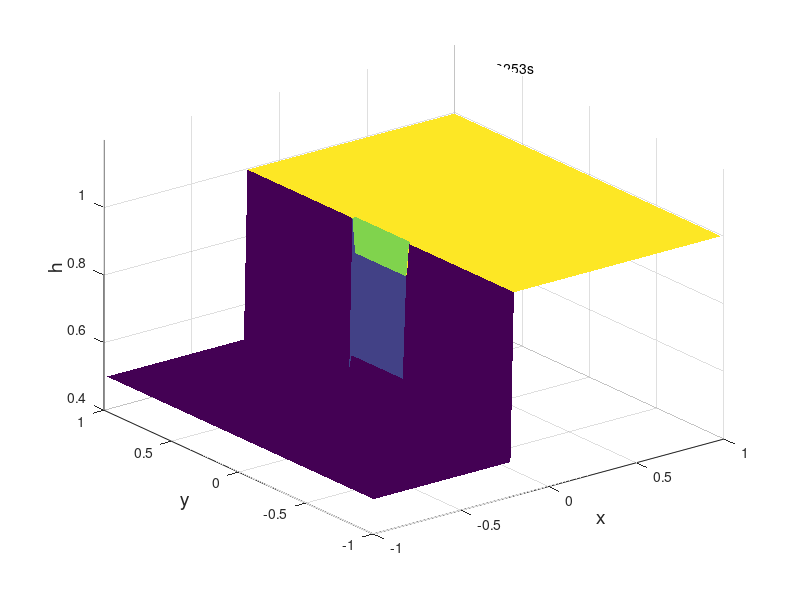

This figure's MATLAB source: (Note: this script raises an error after producing the figure.)
clear;
clc;
close all;

%Inputs
N = 100;     
Nx = N;     %number of cells in x direction
Ny = N;     %number of cells in y direction
Nx_edges = Nx +1; %Number of cell edges
Ny_edges = Ny +1;
Lx1 = -1;   %range of domain in x direction
Lx2 = 1;
Ly1 = -1;   %range of domain in y direction
Ly2 = 1;
CFL = 0.8;
g = 10;
tmax = 0.5; %end time of the simulation

%Cell edges 
x_edges = linspace(Lx1,Lx2,Nx_edges);
y_edges = linspace(Ly1,Ly2,Ny_edges);
dx = x_edges(2)-x_edges(1);
dy = y_edges(2)-y_edges(1);

%Cell centers,Nx, Ny
x_centers = Lx1+dx/2 : dx : Lx2;
y_centers = Ly1+dy/2 : dy : Ly2;

[X,Y] = meshgrid(x_centers,y_centers);

domain = ones(Nx,Ny);   %Additional matrix to determine the computational domain.

f1_edges = zeros(Ny,Nx+1);
f2_edges = zeros(Ny,Nx+1);
f3_edges = zeros(Ny,Nx+1);
g1_edges = zeros(Ny+1,Nx);
g2_edges = zeros(Ny+1,Nx);
g3_edges = zeros(Ny+1,Nx);
df1_edges = zeros(Ny,Nx);
df2_edges = zeros(Ny,Nx);
df3_edges = zeros(Ny,Nx);
dg1_edges = zeros(Ny,Nx);
dg2_edges = zeros(Ny,Nx);
dg3_edges = zeros(Ny,Nx);
h = zeros(Ny,Nx);
u = zeros(Ny,Nx);
v = zeros(Ny,Nx);


%Filter out regions between -0.2 < x < 0.2 and y > 0.2 or y < -0.2, set the
%element of "domain" to 0.
for i = 1:Nx
    for j = 1:Ny
        if X(j,i)>-0.2 && X(j,i)<0.2 && (Y(j,i)<-0.2 || Y(j,i)>0.2)
            domain(j,i) = 0;
        else
        end
    end
end

%Initialize
t = 0;
for i=1:Nx
    for j=1:Ny
        if X(j,i) < -0.2
            h(j,i) = 0.5;
            u(j,i) = 0;
            v(j,i) = 0;
        else
            h(j,i) = 1;
            u(j,i) = 0;
            v(j,i) = 0;
        end
    end
end

U1_new = h;
U2_new = h.*u;
U3_new = h.*v;
F1 = h.*u;
F2 = h.*u.^2+1/2*g*h.^2;
F3 = h.*u.*v;
G1 = h.*v;
G2 = h.*u.*v;
G3 = h.*v.^2+1/2*g*h.^2;

fig = figure;
filename = 'testAnimated.gif';
ind = 1;
while t < tmax
    %Compute global timestep
    dt = CFL/2*min(dx/max(max(abs(u)+sqrt(g*h))) , dy/max(max(abs(v)+sqrt(g*h))));
    if t+dt>tmax
        dt=tmax-t;
    end

    %horizontal fluxes
    for i = 1:Nx+1
        for j = 1:Ny
            if i == 1 %Outflow BC
                f1_edges(j,i) = 1/2*(F1(j,i)+F1(j,i))-dx/2/2/dt*CFL*(U1_new(j,i)-U1_new(j,i)); 
                f2_edges(j,i) = 1/2*(F2(j,i)+F2(j,i))-dx/2/2/dt*CFL*(U2_new(j,i)-U2_new(j,i));
                f3_edges(j,i) = 1/2*(F3(j,i)+F3(j,i))-dx/2/2/dt*CFL*(U3_new(j,i)-U3_new(j,i));
            elseif i == Nx+1 %Right Wall u_g = -u_r ->F1,F3,U2 -ve
                f1_edges(j,i) = 1/2*(F1(j,i-1)-F1(j,i-1))-dx/2/2/dt*CFL*(U1_new(j,i-1)-U1_new(j,i-1));
                f2_edges(j,i) = 1/2*(F2(j,i-1)+F2(j,i-1))-dx/2/2/dt*CFL*(-U2_new(j,i-1)-U2_new(j,i-1));
                f3_edges(j,i) = 1/2*(F3(j,i-1)-F3(j,i-1))-dx/2/2/dt*CFL*(U3_new(j,i-1)-U3_new(j,i-1));
            elseif domain(j,i-1) == 1 && domain(j,i) == 0 %Right Wall (x = -0.2)
                f1_edges(j,i) = 1/2*(F1(j,i-1)-F1(j,i-1))-dx/2/2/dt*CFL*(U1_new(j,i-1)-U1_new(j,i-1));
                f2_edges(j,i) = 1/2*(F2(j,i-1)+F2(j,i-1))-dx/2/2/dt*CFL*(-U2_new(j,i-1)-U2_new(j,i-1));
                f3_edges(j,i) = 1/2*(F3(j,i-1)-F3(j,i-1))-dx/2/2/dt*CFL*(U3_new(j,i-1)-U3_new(j,i-1));
            elseif domain(j,i-1) == 0 && domain(j,i) == 0
                f1_edges(j,i) = 0; 
                f2_edges(j,i) = 0;
                f3_edges(j,i) = 0;
            elseif domain(j,i-1) == 0 && domain(j,i) == 1 %Left Wall (x = 0.2)
                f1_edges(j,i) = 1/2*(-F1(j,i)+F1(j,i))-dx/2/2/dt*CFL*(U1_new(j,i)-U1_new(j,i));
                f2_edges(j,i) = 1/2*(F2(j,i)+F2(j,i))-dx/2/2/dt*CFL*(U2_new(j,i)+U2_new(j,i));
                f3_edges(j,i) = 1/2*(-F3(j,i)+F3(j,i))-dx/2/2/dt*CFL*(U3_new(j,i)-U3_new(j,i)); 
            else
                f1_edges(j,i) = 1/2*(F1(j,i-1)+F1(j,i))-dx/2/2/dt*CFL*(U1_new(j,i)-U1_new(j,i-1));
                f2_edges(j,i) = 1/2*(F2(j,i-1)+F2(j,i))-dx/2/2/dt*CFL*(U2_new(j,i)-U2_new(j,i-1));
                f3_edges(j,i) = 1/2*(F3(j,i-1)+F3(j,i))-dx/2/2/dt*CFL*(U3_new(j,i)-U3_new(j,i-1));           
            end
        end
    end

    for j = 1:Ny+1
        for i = 1:Nx
            if j == 1 && domain(j,i) == 1 %Wall
                g1_edges(j,i) = 1/2*(-G1(j,i)+G1(j,i))-dy/2/2/dt*CFL*(U1_new(j,i)-U1_new(j,i));
                g2_edges(j,i) = 1/2*(-G2(j,i)+G2(j,i))-dy/2/2/dt*CFL*(U2_new(j,i)-U2_new(j,i));
                g3_edges(j,i) = 1/2*(G3(j,i)+G3(j,i))-dy/2/2/dt*CFL*(U3_new(j,i)+U3_new(j,i));
            elseif j == 1 && domain(j,i) == 0 
                g1_edges(j,i) = 0;
                g2_edges(j,i) = 0;
                g3_edges(j,i) = 0;
            elseif j == Ny+1 && domain(j-1,i) == 1 %Wall
                g1_edges(j,i) = 1/2*(G1(j-1,i)-G1(j-1,i))-dy/2/2/dt*CFL*(U1_new(j-1,i)-U1_new(j-1,i));
                g2_edges(j,i) = 1/2*(G2(j-1,i)-G2(j-1,i))-dy/2/2/dt*CFL*(U2_new(j-1,i)-U2_new(j-1,i));
                g3_edges(j,i) = 1/2*(G3(j-1,i)+G3(j-1,i))-dy/2/2/dt*CFL*(-U3_new(j-1,i)-U3_new(j-1,i));
            elseif j == Ny+1 && domain(j-1,i) == 0
                g1_edges(j,i) = 0;
                g2_edges(j,i) = 0;
                g3_edges(j,i) = 0;
            elseif domain(j-1,i) == 1 && domain(j,i) == 0 %Wall (y = -0.2)
                g1_edges(j,i) = 1/2*(G1(j-1,i)-G1(j-1,i))-dy/2/2/dt*CFL*(U1_new(j-1,i)-U1_new(j-1,i));
                g2_edges(j,i) = 1/2*(G2(j-1,i)-G2(j-1,i))-dy/2/2/dt*CFL*(U2_new(j-1,i)-U2_new(j-1,i));
                g3_edges(j,i) = 1/2*(G3(j-1,i)+G3(j-1,i))-dy/2/2/dt*CFL*(-U3_new(j-1,i)-U3_new(j-1,i));
            elseif domain(j-1,i) == 0 && domain(j,i) == 0
                g1_edges(j,i) = 0;
                g2_edges(j,i) = 0;
                g3_edges(j,i) = 0;
            elseif domain(j-1,i) == 0 && domain(j,i) == 1 %Wall (y = 0.2)
                g1_edges(j,i) = 1/2*(-G1(j,i)+G1(j,i))-dy/2/2/dt*CFL*(U1_new(j,i)-U1_new(j,i));
                g2_edges(j,i) = 1/2*(-G2(j,i)+G2(j,i))-dy/2/2/dt*CFL*(U2_new(j,i)-U2_new(j,i));
                g3_edges(j,i) = 1/2*(G3(j,i)+G3(j,i))-dy/2/2/dt*CFL*(U3_new(j,i)+U3_new(j,i));
            else
                g1_edges(j,i) = 1/2*(G1(j-1,i)+G1(j,i))-dy/2/2/dt*CFL*(U1_new(j,i)-U1_new(j-1,i));
                g2_edges(j,i) = 1/2*(G2(j-1,i)+G2(j,i))-dy/2/2/dt*CFL*(U2_new(j,i)-U2_new(j-1,i));
                g3_edges(j,i) = 1/2*(G3(j-1,i)+G3(j,i))-dy/2/2/dt*CFL*(U3_new(j,i)-U3_new(j-1,i));
            end
        end
    end

        for i = 1:Nx
            for j = 1:Ny
                if domain(j,i) == 1
                    df1_edges(j,i) = f1_edges(j,i+1)-f1_edges(j,i);
                    df2_edges(j,i) = f2_edges(j,i+1)-f2_edges(j,i);
                    df3_edges(j,i) = f3_edges(j,i+1)-f3_edges(j,i);
                    dg1_edges(j,i) = g1_edges(j+1,i)-g1_edges(j,i);
                    dg2_edges(j,i) = g2_edges(j+1,i)-g2_edges(j,i);
                    dg3_edges(j,i) = g3_edges(j+1,i)-g3_edges(j,i);
                else
                    df1_edges(j,i) = 0;
                    df2_edges(j,i) = 0;
                    df3_edges(j,i) = 0;
                    dg1_edges(j,i) = 0;
                    dg2_edges(j,i) = 0;
                    dg3_edges(j,i) = 0;                
                end
            end
        end
    % Compute new U,h,u,v,F,G
    U1_new = U1_new - dt/dx*df1_edges - dt/dy*dg1_edges;
    U2_new = U2_new - dt/dx*df2_edges - dt/dy*dg2_edges;
    U3_new = U3_new - dt/dx*df3_edges - dt/dy*dg3_edges;

    h = U1_new;
    u = U2_new./U1_new;
    v = U3_new./U1_new;
    
    F1 = h.*u;
    F2 = h.*u.^2+1/2*g*h.^2;
    F3 = h.*u.*v;    
    G1 = h.*v;
    G2 = h.*u.*v;
    G3 = h.*v.^2+1/2*g*h.^2;
    t = t+dt;
    
    s = surf(X,Y,h,'EdgeColor','none');
    axis([-1 1 -1 1 0.4 1.2]);
    xlabel('x','FontSize',14);
    ylabel('y','FontSize',14);
    zlabel('h','FontSize',14);
    text(1.1,1.1,1.1,['t = ',num2str(t,4),'s']);
    drawnow 
      % Capture the plot as an image 
      frame = getframe(fig); 
      im = frame2im(frame); 
      [imind,cm] = rgb2ind(im,256); 
      % Write to the GIF File 
      if ind == 1
          imwrite(imind,cm,filename,'gif', 'Loopcount',inf); 
      else 
          imwrite(imind,cm,filename,'gif','WriteMode','append','DelayTime',dt); 
      end 
    ind = ind + 1;
    %pause(dt);
end

for i=1:Nx
    for j=1:Ny
        if domain(j,i) == 0
            h(j,i) = NaN;
            u(j,i) = NaN;
            v(j,i) = NaN;
        else
        end
    end
end

%display maximum and minimum results
hmax = max(h(:));
umax = max(u(:));
vmax = max(v(:));
hmin = min(h(:));
umin = min(u(:));
vmin = min(v(:));

